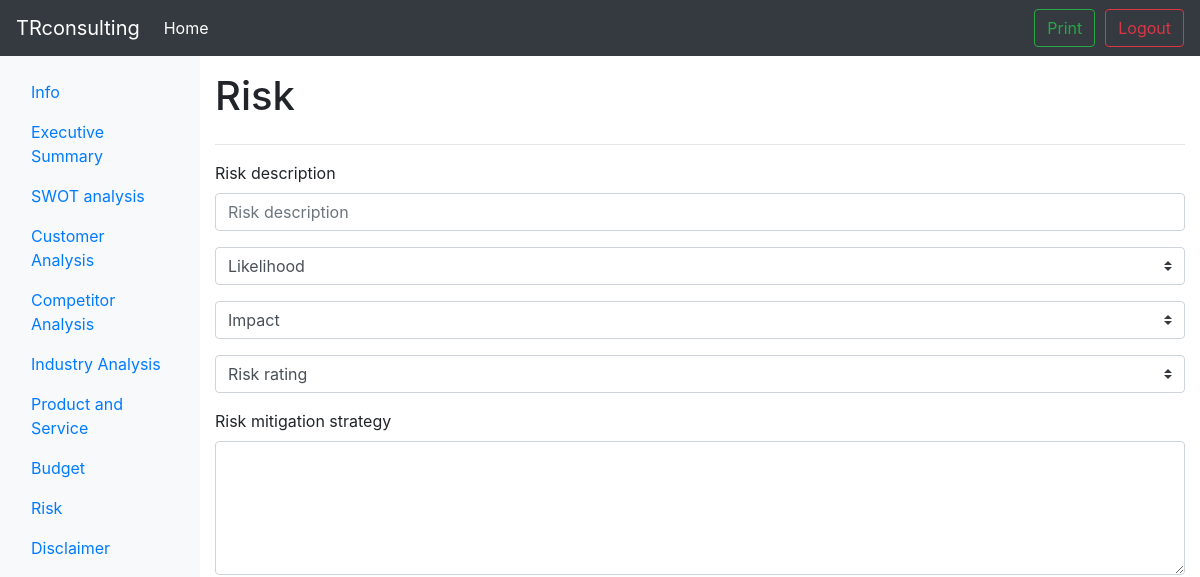
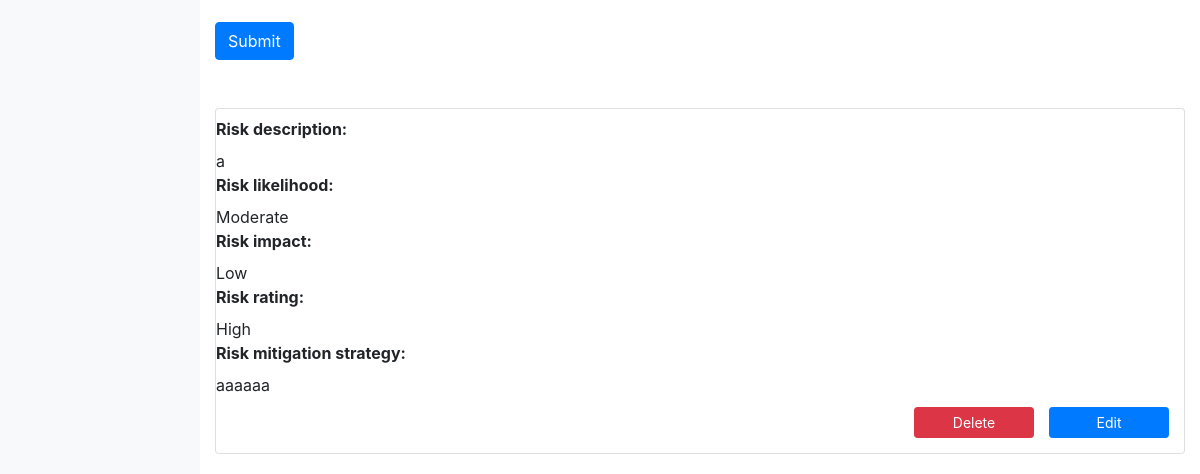
The page /2/risk (signed in) on the database as committed earlier (2 pictures, top to bottom).
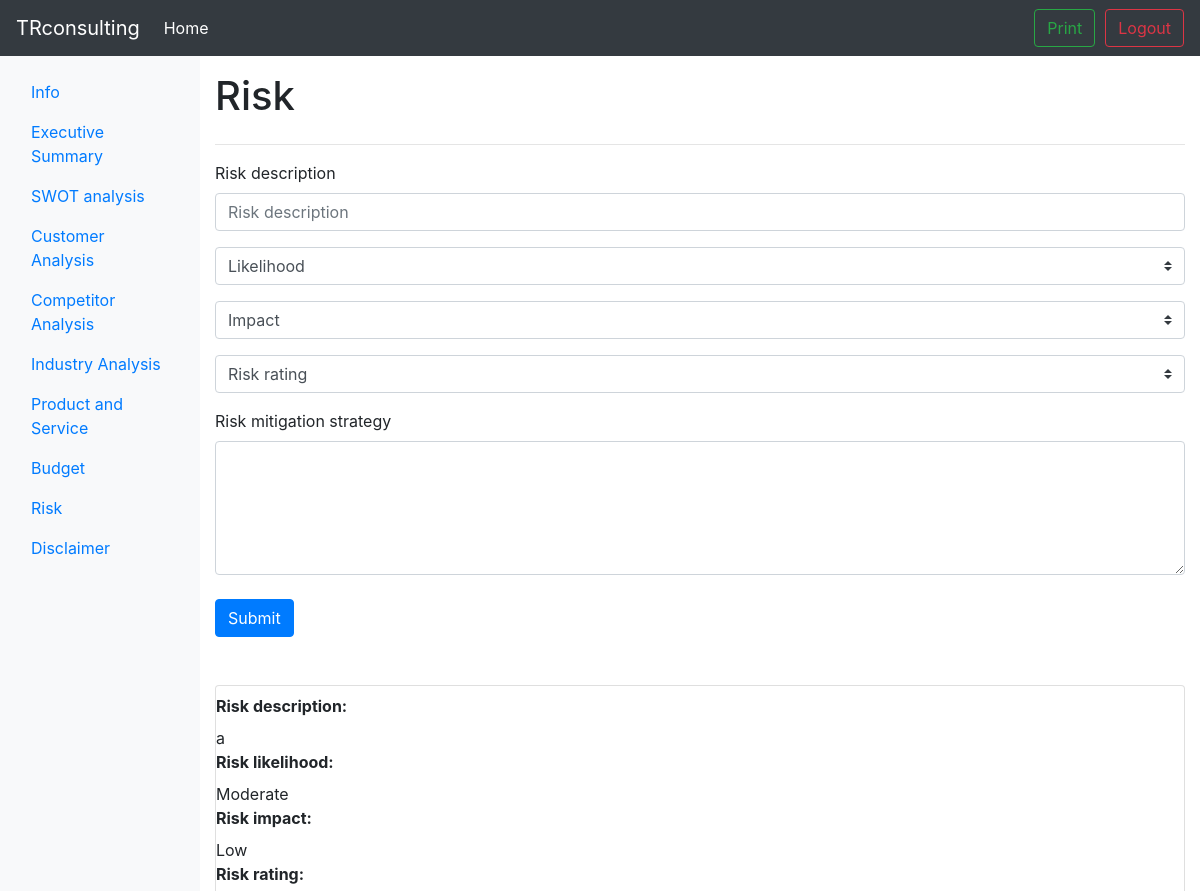
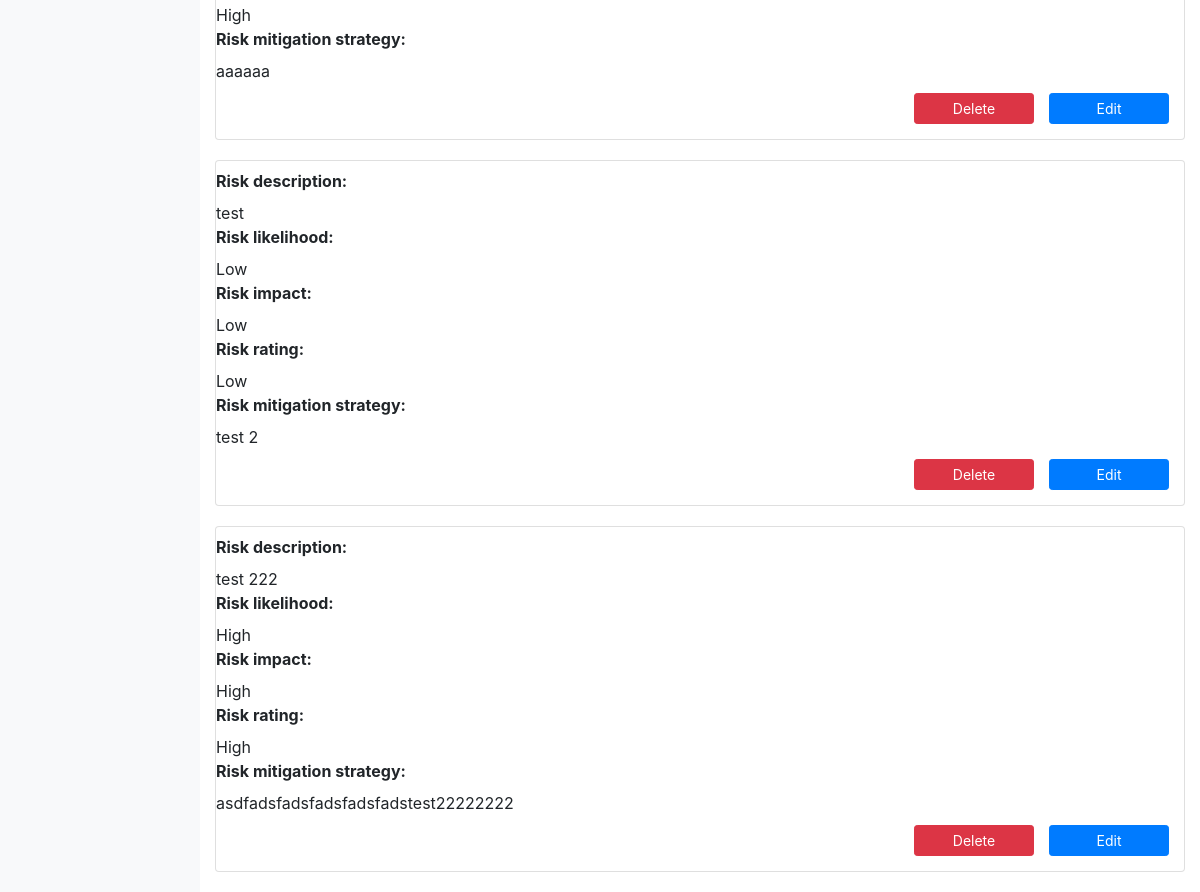
The same page on the database as committed later (2 pictures, top to bottom).
### tables this page shows
CREATE TABLE RISK(pid INTEGER, did INTEGER PRIMARY KEY, des TEXT NOT NULL, likelihood VARCHAR NOT NULL, impact VARCHAR NOT NULL, rating VARCHAR NOT NULL, strat TEXT NOT NULL);

### bpb.py (the view)
@app.route('/<int:pid>/risk',methods=['GET','POST'])
def risk(pid):
	if 'logged_in' in session:
		if (session['logged_in'] == True):
			if request.method == 'GET':
				data = db_func.select_risk('risk',pid)
				return render_template('risk.html', data=data)
			if request.method == 'POST':
				des = request.form['des']
				likelihood = request.form['likelihood']
				impact = request.form['impact']
				rating = request.form['rating']
				strat = request.form['strat']
				db_func.insert_risk('risk',pid,des,likelihood,impact,rating,strat)
				flash('successfully insert !')
				return redirect('/%d/risk' % pid)
		else:
			return redirect(url_for('login'))
	else:
		return redirect(url_for('login'))

### db_func.py (called while the page is built)
def select_risk(table,pid):
	conn = sqlite3.connect('test.db')
	c = conn.cursor()
	c.execute('''SELECT * FROM '%s' WHERE pid='%d' ''' % (table,pid))
	content = c.fetchall()
	conn.commit()
	conn.close()
	return content

### templates/risk.html (shortened to what this page needs)
{% extends "layout.html" %}
{% block main %}
<main class="col-sm-9 ml-sm-auto col-md-10 pt-3" role="main">
  <h1>Risk</h1>
  <section class="row placeholders">
    <div class="container">
      <hr>
      <form class="form" method="post">
        <label for="risk_d">Risk description</label>
        <input id="risk_d" name="des" class="form-control" placeholder="Risk description" required>
        <select name='likelihood' class="custom-select d-block my-3" required>
          <option value="">Likelihood</option>
        </select>
        <select name='impact' class="custom-select d-block my-3" required>
          <option value="">Impact</option>
        </select>
        <select name='rating' class="custom-select d-block my-3" required>
          <option value="">Risk rating</option>
        </select>
        <label for="strategy">Risk mitigation strategy</label>
        <textarea name='strat' rows="5" id="strategy" name="strategy" class="form-control" placeholder="risk mitigation strategy" required>
        </textarea>
        <br>
        <input class="btn btn-primary" method = "post" type="submit"></input>
      </form>
    </div>
  </section>
  <br>
  <br>
  <section>
    <div class="streamOfParts">
      {% if data %}
      {% for i in data %}
      <div class="card" style="margin-bottom: 20px;">
        <label style='font-weight:bold;'>Risk description:</label>
        <div style="white-space: pre-line" class="streamDes">{{ i[2] }}</div>
        <label style='font-weight:bold;'>Risk likelihood:</label>
        <div style="white-space: pre-line" class="streamLikelihood">{{ i[3] }}</div>
        <label style='font-weight:bold;'>Risk impact:</label>
        <div style="white-space: pre-line" class="streamImpact">{{ i[4] }}</div>
        <label style='font-weight:bold;'>Risk rating:</label>
        <div style="white-space: pre-line" class="streamRating">{{ i[5] }}</div>
        <label style='font-weight:bold;'>Risk mitigation strategy:</label>
        <div style="white-space: pre-line" class="streamStrat">{{ i[6] }}</div>
        <div align="right" style="margin-bottom: 15px;">
          <input type="button" class="btn btn-primary btn-sm" data-toggle="modal" data-target="#editModal" onclick="loadRisk(this)" style="margin-right: 15px;margin-top:10px;float:right;width: 120px;" value="Edit"></input>
          <input type="button" class="btn btn-sm btn-danger" data-toggle="modal" onclick="deleteFunction(this)" style="margin-right: 15px;margin-top:10px;float:right;width: 120px;" value="Delete" data-target="#delConfirm"> </input>
        </div>
      </div>
      {% endfor %}
      {% endif %}
    </div>
  </section>
</main>
{% endblock %}

### templates/layout.html (shortened to what this page needs)
<!DOCTYPE html>
<html lang="en"><head><meta http-equiv="Content-Type" content="text/html; charset=UTF-8">
	<link rel="stylesheet" href="https://maxcdn.bootstrapcdn.com/bootstrap/4.0.0-beta/css/bootstrap.min.css">
</head>
<body>
	<nav class="navbar navbar-expand-md navbar-dark bg-dark">
		<a class="navbar-brand" href="/">TRconsulting</a>
		<div class="collapse navbar-collapse" id="navbarsExampleDefault">
			<ul class="navbar-nav mr-auto">
				<li class="nav-item active">
					<a class="nav-link" href="/">Home <span class="sr-only">(current)</span></a>
				</li>
			</ul>
				<a class="btn btn-outline-success my-2 my-sm-0" href="{{ '/%d/sendpdf' % session['project_number'][0] }}">Print</a>
			<a class="btn btn-outline-danger" style="margin-left:10px;" href="\logout">Logout</a>
		</div>
	</nav>
	<div class="container-fluid">
		<div class="row">
			<nav class="col-sm-3 col-md-2 d-none d-sm-block bg-light sidebar">
				<ul class="nav nav-pills flex-column">
					<li class="nav-item">
						<a class="nav-link" href="#"> </a>
					</li>
					<li class="nav-item">
						<a class="nav-link" href="{{ '/%d/info' % session['project_number'][0] }}">Info </a>
					</li>
					<li class="nav-item">
						<a class="nav-link" href="{{ '/%d/exec_sum' % session['project_number'][0] }}">Executive Summary</a>
					</li>
					<li class="nav-item">
						<a class="nav-link" href="{{ '/%d/SWOT' % session['project_number'][0] }}">SWOT analysis</a>
					</li>
					<li class="nav-item">
						<a class="nav-link" href="{{ '/%d/customeranalysis' % session['project_number'][0] }}">Customer Analysis</a>
					</li>
					<li class="nav-item">
						<a class="nav-link"  href="{{ '/%d/competitoranalysis' % session['project_number'][0] }}">Competitor Analysis</a>
					</li>
				</ul>
				<ul class="nav nav-pills flex-column">
					<li class="nav-item">
						<a class="nav-link" href="{{ '/%d/industry_analysis' % session['project_number'][0] }}">Industry Analysis</a>
					</li>
					<li class="nav-item">
						<a class="nav-link" href="{{ '/%d/product_service' % session['project_number'][0] }}">Product and Service</a>
					</li>
					<li class="nav-item">
						<a class="nav-link" href="{{ '/%d/budget' % session['project_number'][0] }}">Budget</a>
					</li>
					<li class="nav-item">
						<a class="nav-link" href="{{ '/%d/risk' % session['project_number'][0] }}">Risk</a>
					</li>
				</ul>
				<ul class="nav nav-pills flex-column">
					<li class="nav-item">
						<a class="nav-link" href="{{ '/%d/disclaimer' % session['project_number'][0] }}">Disclaimer</a>
					</li>
				</ul>
			</nav>
			{% block main %} {% endblock %}
		</div>
	</div>
</body>
</html>

Rows that differ between the two databases and show on the page:
added RISK: des "test", likelihood "Low", impact "Low", rating "Low", strat "test 2"
added RISK: des "test 222", likelihood "High", impact "High", rating "High", strat "asdfadsfadsfadsfadsfadstest22222222"
